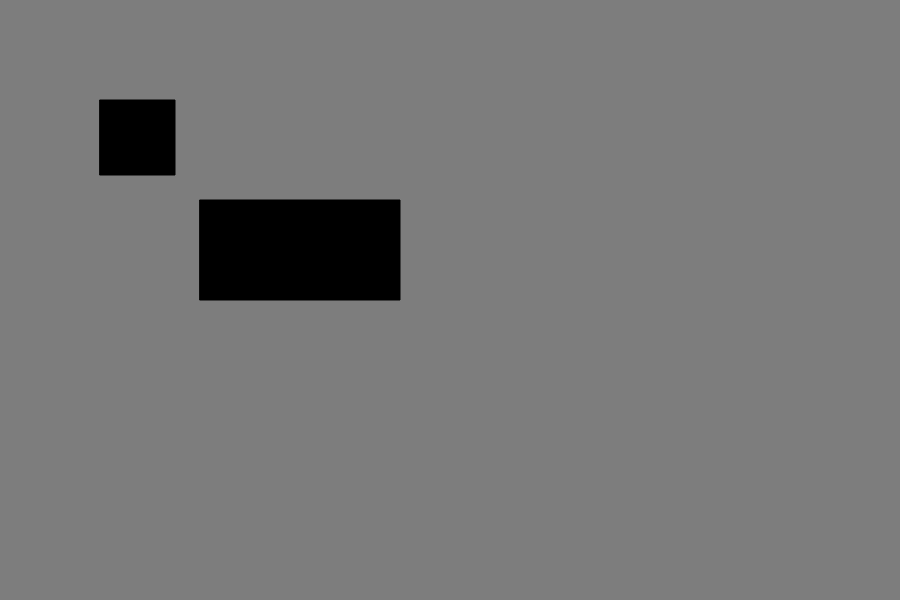
Frame 1 (no input)
Frame 60 (no input): identical to frame 1, image omitted
Frame 120 (the mouse pressed at the canvas centre since frame 60): identical to frame 1, image omitted

The p5.js sketch that drew this single still picture (run headless with seeded random() and noise() and a simulated clock; from frame 60 on, the mouse is pressed at the canvas centre):

// p5.js sketch
// ── sketch.js
// var state = false;
// var locX = 200;
// var locY = 200;
// var w = 200;
// var h = 100;

var button;
var button2;

function setup() {
  createCanvas(900, 600);
  button = new Button(200, 200, 200, 100);
  button2 = new Button(100, 100, 75, 75);
}

function draw() {
  background(125);
  button.draw();
  button2.draw();
}

function mousePressed() {
  button.flick(mouseX, mouseY);
  button2.flick(mouseX, mouseY);
}

class Button {
  constructor(locX, locY, w, h) {
    var state = false;
    this.locX = locX
    this.locY = locY
    this.w = w;
    this.h = h;
  }

  draw() {
    if (this.state == true) fill(255);
    else fill(0);

    rect(this.locX, this.locY, this.w, this.h)
  }

  flick(x, y) {
    if (x > this.locX && x < this.locX + this.w &&
      y > this.locY && y < this.locY + this.h
    ) {
      this.state = !this.state;
    }
  }
}
